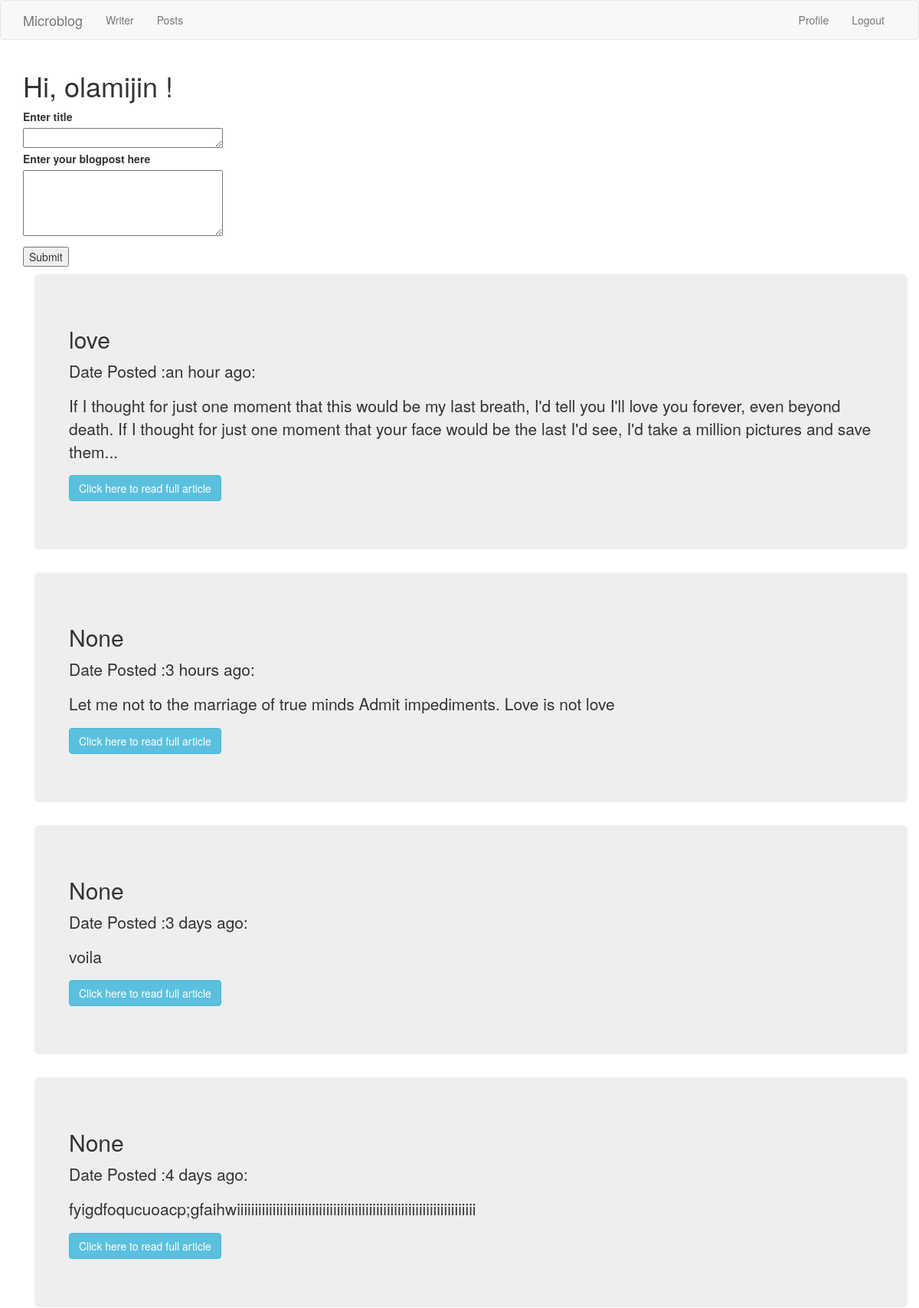
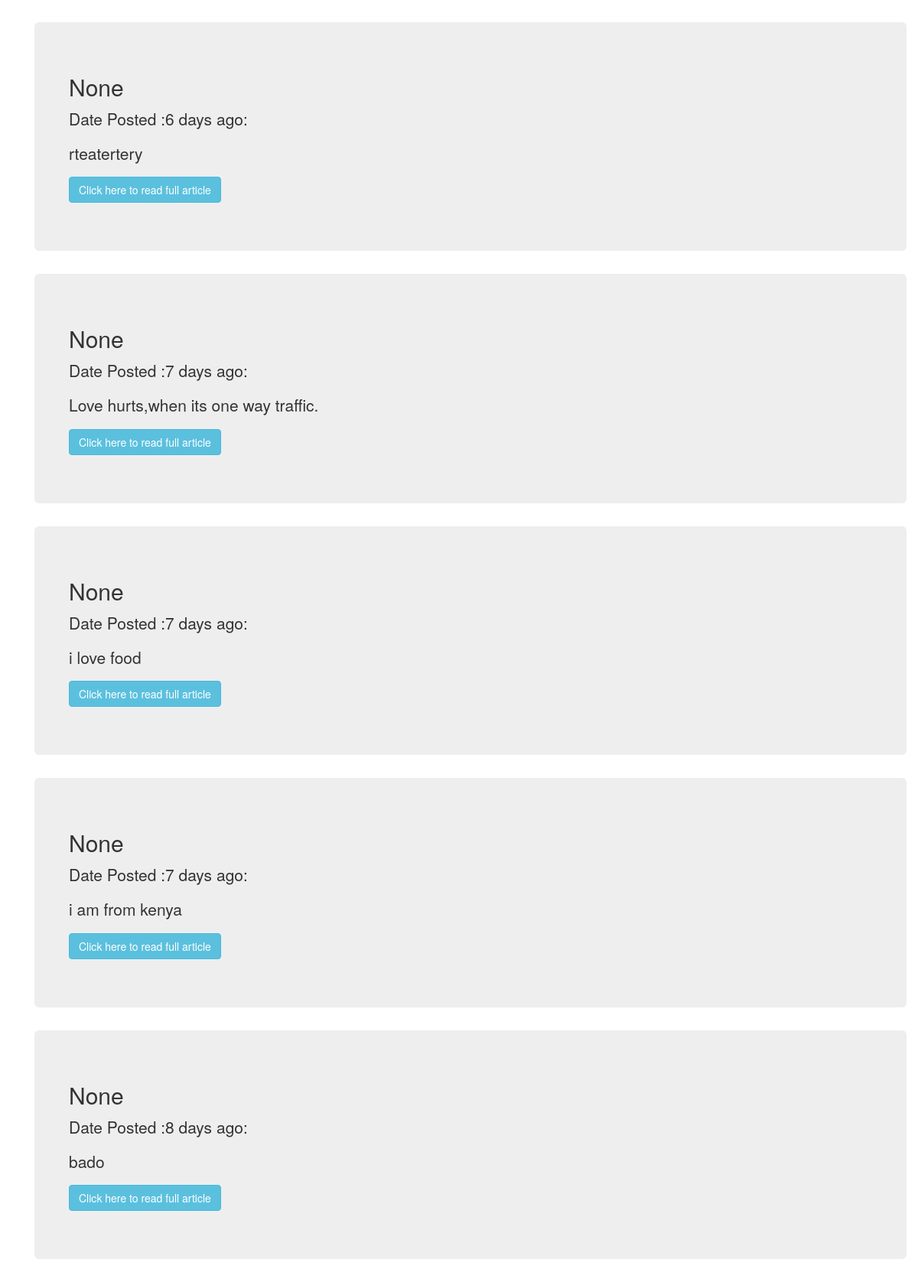
The app's page /index (signed in) with its own data (2 pictures, top to bottom).
### app/models.py (models this page shows, shortened)
class User(UserMixin, db.Model):
    id = db.Column(db.Integer, primary_key = True)
    username = db.Column(db.String(64), index =True, unique=True)
    email = db.Column(db.String(120), index=True,unique = True)
    password_hash = db.Column(db.String(128))
    posts = db.relationship('Post', backref ='author',lazy = 'dynamic')
    about_me = db.Column(db.String(140))
    last_seen = db.Column(db.DateTime, default = datetime.utcnow)

class Post(db.Model):
    id = db.Column(db.Integer,primary_key=True)
    title = db.Column(db.String(30))
    body = db.Column(db.String(1000))
    timestamp = db.Column(db.DateTime, index= True, default =datetime.utcnow)
    user_id = db.Column(db.Integer,db.ForeignKey('user.id'))

### app/main/routes.py (the view)
@bp.route('/',methods=['GET', 'POST'])
@bp.route('/index',methods=['GET', 'POST'])
@login_required
@basic_auth.required
def index():
    form = PostForm()
    if form.validate_on_submit():
        post = Post(title=form.title.data,body=form.post.data, author=current_user)
        db.session.add(post)
        db.session.commit()
        flash('Your post is now live!')
        return redirect(url_for('main.index'))
    page = request.args.get('page',1,type=int)
    posts = Post.query.order_by(Post.timestamp.desc()).paginate(
        page, current_app.config['POSTS_PER_PAGE'], False)
    next_url = url_for('main.index', page=posts.next_num) \
        if posts.has_next else None
    prev_url = url_for('main.index', page=posts.prev_num) \
         if posts.has_prev else None
    return render_template('index.html', title ='title',posts=posts.items,
        form = form,next_url=next_url,prev_url=prev_url)

### app/main/forms.py
class PostForm(FlaskForm):
    title = TextAreaField('Enter title',validators =[DataRequired(),Length(min=1,max=30)])
    post = TextAreaField('Enter your blogpost here',validators =[DataRequired(),Length(min=1,max=1000)])
    submit = SubmitField('Submit')

### app/main/routes.py (called while the page is built)
@bp.before_request
def before_request():
    if current_user.is_authenticated:
        current_user.last_seen = datetime.utcnow()
        db.session.commit()

### app/models.py (called while the page is built)
@login.user_loader
def load_user(id):
    return User.query.get(int(id))

### app/templates/index.html (shortened to what this page needs)
{% extends "base.html"%}
{% import 'bootstrap/wtf.html' as wtf %}
  {% block app_content %}
    <h1> Hi, {{ current_user.username}} !</h1>
    {% if form%}
      <form action="" method="post">
        <p>
              {{ form.title.label}}<br />
              {{ form.title(cols=32, rows=1) }}<br />
              {{ form.post.label }}<br>
              {{ form.post(cols=32, rows=4) }}<br>
          </p>
          <p>{{ form.submit() }}</p>
      </form>
    {% endif %}
      {% for post in posts %}
        {% include '_post.html'%}
      {% endfor %}
  {% endblock %}

### app/templates/_post.html
<div class="container">
  <div class="jumbotron">
    <div class="row">
      <h2> {{ post.title }}</h2>
      <p> Date Posted :{{ moment(post.timestamp).fromNow() }}:</p>
      <p>{{ post.body |truncate (250)}}</p>
      <p><a href="{{url_for('main.fullpost',id=post.id)}}"><button class="btn btn-info">Click here to read full article</button></a></p>
    </div>
  </div>
</div>

### records on screen
User: username "olamijin"
Post: title "love", timestamp "an hour ago", body "If I thought for just one moment that this would be my last breath, I'd tell you I'll love you forever, even beyond death. If I thought for just one moment that your face would be the last I'd see, I'd take a million pictures and save them..."
Post: title "None", timestamp "3 hours ago", body "Let me not to the marriage of true minds Admit impediments. Love is not love"
Post: title "None", timestamp "3 days ago", body "voila"
Post: title "None", timestamp "4 days ago", body "fyigdfoqucuoacp;gfaihwiiiiiiiiiiiiiiiiiiiiiiiiiiiiiiiiiiiiiiiiiiiiiiiiiiiiiiiiiiiiiiiiiii"
Post: title "None", timestamp "6 days ago", body "rteatertery"
Post: title "None", timestamp "7 days ago", body "Love hurts,when its one way traffic."
Post: title "None", timestamp "7 days ago", body "i love food"
Post: title "None", timestamp "7 days ago", body "i am from kenya"
Post: title "None", timestamp "8 days ago", body "bado"
